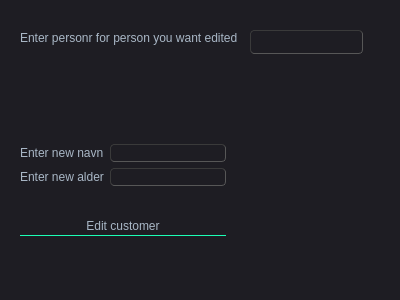
<?xml version="1.0" encoding="UTF-8"?>
<ui version="4.0">
 <class>editcustomer</class>
 <widget class="QDialog" name="editcustomer">
  <property name="geometry">
   <rect>
    <x>0</x>
    <y>0</y>
    <width>400</width>
    <height>300</height>
   </rect>
  </property>
  <property name="windowTitle">
   <string>Dialog</string>
  </property>
  <property name="styleSheet">
   <string notr="true">QMainWindow {
	background-color:#1e1d23;
}
QDialog {
	background-color:#1e1d23;
}
QColorDialog {
	background-color:#1e1d23;
}
QTextEdit {
	background-color:#1e1d23;
	color: #a9b7c6;
}
QPlainTextEdit {
	selection-background-color:#007b50;
	background-color:#1e1d23;
	border-style: solid;
	border-top-color: transparent;
	border-right-color: transparent;
	border-left-color: transparent;
	border-bottom-color: transparent;
	border-width: 1px;
	color: #a9b7c6;
}
QPushButton{
	border-style: solid;
	border-top-color: transparent;
	border-right-color: transparent;
	border-left-color: transparent;
	border-bottom-color: transparent;
	border-width: 1px;
	border-style: solid;
	color: #a9b7c6;
	padding: 2px;
	background-color: #1e1d23;
}
QPushButton::default{
	border-style: inset;
	border-top-color: transparent;
	border-right-color: transparent;
	border-left-color: transparent;
	border-bottom-color: #04b97f;
	border-width: 1px;
	color: #a9b7c6;
	padding: 2px;
	background-color: #1e1d23;
}
QToolButton {
	border-style: solid;
	border-top-color: transparent;
	border-right-color: transparent;
	border-left-color: transparent;
	border-bottom-color: #04b97f;
	border-bottom-width: 1px;
	border-style: solid;
	color: #a9b7c6;
	padding: 2px;
	background-color: #1e1d23;
}
QToolButton:hover{
	border-style: solid;
	border-top-color: transparent;
	border-right-color: transparent;
	border-left-color: transparent;
	border-bottom-color: #37efba;
	border-bottom-width: 2px;
	border-style: solid;
	color: #FFFFFF;
	padding-bottom: 1px;
	background-color: #1e1d23;
}
QPushButton:hover{
	border-style: solid;
	border-top-color: transparent;
	border-right-color: transparent;
	border-left-color: transparent;
	border-bottom-color: #37efba;
	border-bottom-width: 1px;
	border-style: solid;
	color: #FFFFFF;
	padding-bottom: 2px;
	background-color: #1e1d23;
}
QPushButton:pressed{
	border-style: solid;
	border-top-color: transparent;
	border-right-color: transparent;
	border-left-color: transparent;
	border-bottom-color: #37efba;
	border-bottom-width: 2px;
	border-style: solid;
	color: #37efba;
	padding-bottom: 1px;
	background-color: #1e1d23;
}
QPushButton:disabled{
	border-style: solid;
	border-top-color: transparent;
	border-right-color: transparent;
	border-left-color: transparent;
	border-bottom-color: #808086;
	border-bottom-width: 2px;
	border-style: solid;
	color: #808086;
	padding-bottom: 1px;
	background-color: #1e1d23;
}
QLineEdit {
	border-width: 1px; border-radius: 4px;
	border-color: rgb(58, 58, 58);
	border-style: inset;
	padding: 0 8px;
	color: #a9b7c6;
	background:#1e1d23;
	selection-background-color:#007b50;
	selection-color: #FFFFFF;
}
QLabel {
	color: #a9b7c6;
}
QLCDNumber {
	color: #37e6b4;
}
QProgressBar {
	text-align: center;
	color: rgb(240, 240, 240);
	border-width: 1px; 
	border-radius: 10px;
	border-color: rgb(58, 58, 58);
	border-style: inset;
	background-color:#1e1d23;
}
QProgressBar::chunk {
	background-color: #04b97f;
	border-radius: 5px;
}
QMenuBar {
	background-color: #1e1d23;
}
QMenuBar::item {
	color: #a9b7c6;
  	spacing: 3px;
  	padding: 1px 4px;
  	background: #1e1d23;
}

QMenuBar::item:selected {
  	background:#1e1d23;
	color: #FFFFFF;
}
QMenu::item:selected {
	border-style: solid;
	border-top-color: transparent;
	border-right-color: transparent;
	border-left-color: #04b97f;
	border-bottom-color: transparent;
	border-left-width: 2px;
	color: #FFFFFF;
	padding-left:15px;
	padding-top:4px;
	padding-bottom:4px;
	padding-right:7px;
	background-color: #1e1d23;
}
QMenu::item {
	border-style: solid;
	border-top-color: transparent;
	border-right-color: transparent;
	border-left-color: transparent;
	border-bottom-color: transparent;
	border-bottom-width: 1px;
	border-style: solid;
	color: #a9b7c6;
	padding-left:17px;
	padding-top:4px;
	padding-bottom:4px;
	padding-right:7px;
	background-color: #1e1d23;
}
QMenu{
	background-color:#1e1d23;
}
QTabWidget {
	color:rgb(0,0,0);
	background-color:#1e1d23;
}
QTabWidget::pane {
		border-color: rgb(77,77,77);
		background-color:#1e1d23;
		border-style: solid;
		border-width: 1px;
    	border-radius: 6px;
}
QTabBar::tab {
	border-style: solid;
	border-top-color: transparent;
	border-right-color: transparent;
	border-left-color: transparent;
	border-bottom-color: transparent;
	border-bottom-width: 1px;
	border-style: solid;
	color: #808086;
	padding: 3px;
	margin-left:3px;
	background-color: #1e1d23;
}
QTabBar::tab:selected, QTabBar::tab:last:selected, QTabBar::tab:hover {
  	border-style: solid;
	border-top-color: transparent;
	border-right-color: transparent;
	border-left-color: transparent;
	border-bottom-color: #04b97f;
	border-bottom-width: 2px;
	border-style: solid;
	color: #FFFFFF;
	padding-left: 3px;
	padding-bottom: 2px;
	margin-left:3px;
	background-color: #1e1d23;
}

QCheckBox {
	color: #a9b7c6;
	padding: 2px;
}
QCheckBox:disabled {
	color: #808086;
	padding: 2px;
}

QCheckBox:hover {
	border-radius:4px;
	border-style:solid;
	padding-left: 1px;
	padding-right: 1px;
	padding-bottom: 1px;
	padding-top: 1px;
	border-width:1px;
	border-color: rgb(87, 97, 106);
	background-color:#1e1d23;
}
QCheckBox::indicator:checked {

	height: 10px;
	width: 10px;
	border-style:solid;
	border-width: 1px;
	border-color: #04b97f;
	color: #a9b7c6;
	background-color: #04b97f;
}
QCheckBox::indicator:unchecked {

	height: 10px;
	width: 10px;
	border-style:solid;
	border-width: 1px;
	border-color: #04b97f;
	color: #a9b7c6;
	background-color: transparent;
}
QRadioButton {
	color: #a9b7c6;
	background-color: #1e1d23;
	padding: 1px;
}
QRadioButton::indicator:checked {
	height: 10px;
	width: 10px;
	border-style:solid;
	border-radius:5px;
	border-width: 1px;
	border-color: #04b97f;
	color: #a9b7c6;
	background-color: #04b97f;
}
QRadioButton::indicator:!checked {
	height: 10px;
	width: 10px;
	border-style:solid;
	border-radius:5px;
	border-width: 1px;
	border-color: #04b97f;
	color: #a9b7c6;
	background-color: transparent;
}
QStatusBar {
	color:#027f7f;
}
QSpinBox {
	color: #a9b7c6;	
	background-color: #1e1d23;
}
QDoubleSpinBox {
	color: #a9b7c6;	
	background-color: #1e1d23;
}
QTimeEdit {
	color: #a9b7c6;	
	background-color: #1e1d23;
}
QDateTimeEdit {
	color: #a9b7c6;	
	background-color: #1e1d23;
}
QDateEdit {
	color: #a9b7c6;	
	background-color: #1e1d23;
}
QComboBox {
	color: #a9b7c6;	
	background: #1e1d23;
}
QComboBox:editable {
	background: #1e1d23;
	color: #a9b7c6;
	selection-background-color: #1e1d23;
}
QComboBox QAbstractItemView {
	color: #a9b7c6;	
	background: #1e1d23;
	selection-color: #FFFFFF;
	selection-background-color: #1e1d23;
}
QComboBox:!editable:on, QComboBox::drop-down:editable:on {
	color: #a9b7c6;	
	background: #1e1d23;
}
QFontComboBox {
	color: #a9b7c6;	
	background-color: #1e1d23;
}
QToolBox {
	color: #a9b7c6;
	background-color: #1e1d23;
}
QToolBox::tab {
	color: #a9b7c6;
	background-color: #1e1d23;
}
QToolBox::tab:selected {
	color: #FFFFFF;
	background-color: #1e1d23;
}
QScrollArea {
	color: #FFFFFF;
	background-color: #1e1d23;
}
QSlider::groove:horizontal {
	height: 5px;
	background: #04b97f;
}
QSlider::groove:vertical {
	width: 5px;
	background: #04b97f;
}
QSlider::handle:horizontal {
	background: qlineargradient(x1:0, y1:0, x2:1, y2:1, stop:0 #b4b4b4, stop:1 #8f8f8f);
	border: 1px solid #5c5c5c;
	width: 14px;
	margin: -5px 0;
	border-radius: 7px;
}
QSlider::handle:vertical {
	background: qlineargradient(x1:1, y1:1, x2:0, y2:0, stop:0 #b4b4b4, stop:1 #8f8f8f);
	border: 1px solid #5c5c5c;
	height: 14px;
	margin: 0 -5px;
	border-radius: 7px;
}
QSlider::add-page:horizontal {
    background: white;
}
QSlider::add-page:vertical {
    background: white;
}
QSlider::sub-page:horizontal {
    background: #04b97f;
}
QSlider::sub-page:vertical {
    background: #04b97f;
}</string>
  </property>
  <widget class="QWidget" name="layoutWidget">
   <property name="geometry">
    <rect>
     <x>20</x>
     <y>120</y>
     <width>206</width>
     <height>140</height>
    </rect>
   </property>
   <layout class="QVBoxLayout" name="verticalLayout">
    <item>
     <layout class="QGridLayout" name="gridLayout">
      <item row="0" column="2">
       <widget class="QLineEdit" name="newnavn"/>
      </item>
      <item row="1" column="0" colspan="2">
       <widget class="QLabel" name="label_3">
        <property name="text">
         <string>Enter new alder</string>
        </property>
       </widget>
      </item>
      <item row="1" column="2">
       <widget class="QLineEdit" name="newalder"/>
      </item>
      <item row="0" column="0" colspan="2">
       <widget class="QLabel" name="label_2">
        <property name="text">
         <string>Enter new navn</string>
        </property>
       </widget>
      </item>
     </layout>
    </item>
    <item>
     <widget class="QPushButton" name="editcarbtn">
      <property name="text">
       <string>Edit customer</string>
      </property>
     </widget>
    </item>
   </layout>
  </widget>
  <widget class="QLineEdit" name="selectpersonnr">
   <property name="geometry">
    <rect>
     <x>250</x>
     <y>30</y>
     <width>113</width>
     <height>24</height>
    </rect>
   </property>
  </widget>
  <widget class="QLabel" name="label">
   <property name="geometry">
    <rect>
     <x>20</x>
     <y>30</y>
     <width>261</width>
     <height>16</height>
    </rect>
   </property>
   <property name="text">
    <string>Enter personr for person you want edited</string>
   </property>
  </widget>
 </widget>
 <resources/>
 <connections/>
</ui>
